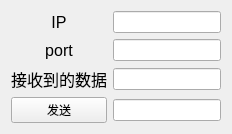
     <widget class="QWidget" name="page">
      <layout class="QGridLayout" name="gridLayout_6">
       <item row="0" column="1">
        <widget class="QLineEdit" name="IP_lineEdit">
         <property name="sizePolicy">
          <sizepolicy hsizetype="Minimum" vsizetype="Fixed">
           <horstretch>0</horstretch>
           <verstretch>0</verstretch>
          </sizepolicy>
         </property>
         <property name="alignment">
          <set>Qt::AlignCenter</set>
         </property>
        </widget>
       </item>
       <item row="1" column="1">
        <widget class="QLineEdit" name="port_lineEdit">
         <property name="sizePolicy">
          <sizepolicy hsizetype="Minimum" vsizetype="Fixed">
           <horstretch>0</horstretch>
           <verstretch>0</verstretch>
          </sizepolicy>
         </property>
         <property name="alignment">
          <set>Qt::AlignCenter</set>
         </property>
        </widget>
       </item>
       <item row="2" column="0">
        <widget class="QLabel" name="label_34">
         <property name="font">
          <font>
           <pointsize>12</pointsize>
           <weight>50</weight>
           <bold>false</bold>
          </font>
         </property>
         <property name="text">
          <string>接收到的数据</string>
         </property>
        </widget>
       </item>
       <item row="2" column="1">
        <widget class="QLineEdit" name="recv_lineEdit">
         <property name="alignment">
          <set>Qt::AlignCenter</set>
         </property>
        </widget>
       </item>
       <item row="3" column="0">
        <widget class="QPushButton" name="sendButton">
         <property name="font">
          <font>
           <weight>50</weight>
           <bold>false</bold>
          </font>
         </property>
         <property name="text">
          <string>发送</string>
         </property>
        </widget>
       </item>
       <item row="3" column="1">
        <widget class="QLineEdit" name="send_lineEdit">
         <property name="alignment">
          <set>Qt::AlignLeading|Qt::AlignLeft|Qt::AlignVCenter</set>
         </property>
        </widget>
       </item>
       <item row="0" column="0">
        <widget class="QLabel" name="label_35">
         <property name="font">
          <font>
           <pointsize>12</pointsize>
           <weight>50</weight>
           <bold>false</bold>
          </font>
         </property>
         <property name="text">
          <string>IP</string>
         </property>
         <property name="alignment">
          <set>Qt::AlignCenter</set>
         </property>
        </widget>
       </item>
       <item row="1" column="0">
        <widget class="QLabel" name="label_36">
         <property name="font">
          <font>
           <pointsize>12</pointsize>
           <weight>50</weight>
           <bold>false</bold>
          </font>
         </property>
         <property name="text">
          <string>port</string>
         </property>
         <property name="alignment">
          <set>Qt::AlignCenter</set>
         </property>
        </widget>
       </item>
      </layout>
     </widget>
